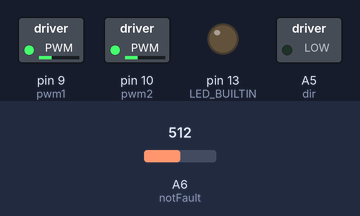
A sketch run on a simulated Arduino Nano, built with avr-gcc and run on an emulated ATmega328P. Parts: switched loads named in the sketch (green lamp = pin HIGH), output pins drawn as LEDs (lit = HIGH). The inputs (shaded band) are chosen by the test bench; at power-on: A6 (notFault) = 512. What the sketch prints to the serial monitor is not drawn.

Above: at 0.1 s.
Timing chart, 0 to 1.6 s (numbered marks = the images above):
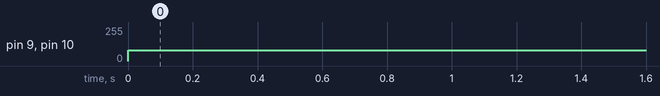

Measured:
- by itself, pin 9 (pwm1), pin 10 (pwm2): 0/255 → 80/255 at 0.00 s

The sketch:

wheelTest.ino
```cpp
int pwm1 = 9;
int pwm2 = 10;
int dir = A5;
int notFault = A6;

// the setup function runs once when you press reset or power the board
void setup() {
  // initialize digital pin LED_BUILTIN as an output.
  Serial.begin(9600);
  pinMode(LED_BUILTIN, OUTPUT);
  pinMode(pwm1, OUTPUT);
  pinMode(pwm2, OUTPUT);
  pinMode(dir, OUTPUT);
  pinMode(notFault, INPUT);
}

// the loop function runs over and over again forever
void loop() {
   analogWrite(pwm1, 80);
   analogWrite(pwm2, 80);
   digitalWrite(dir, LOW);
   int val = analogRead(notFault);
   Serial.println(val);
}
```
